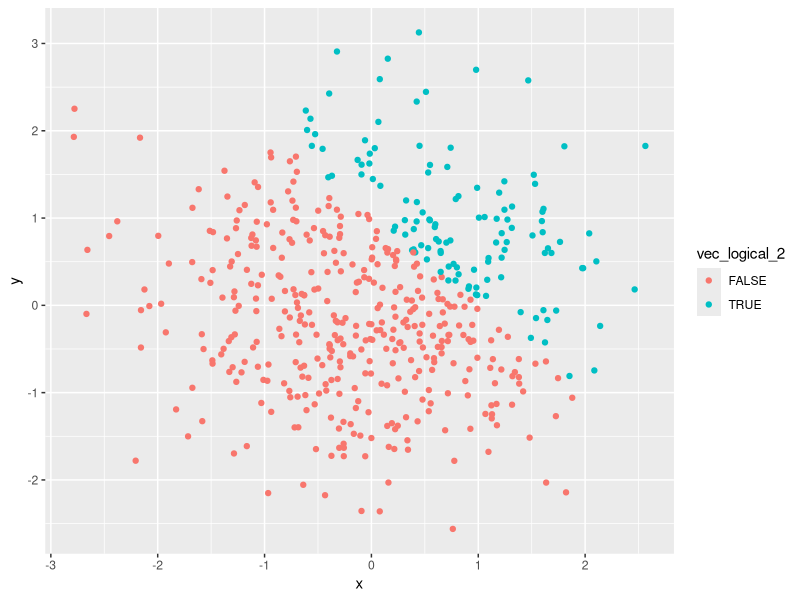
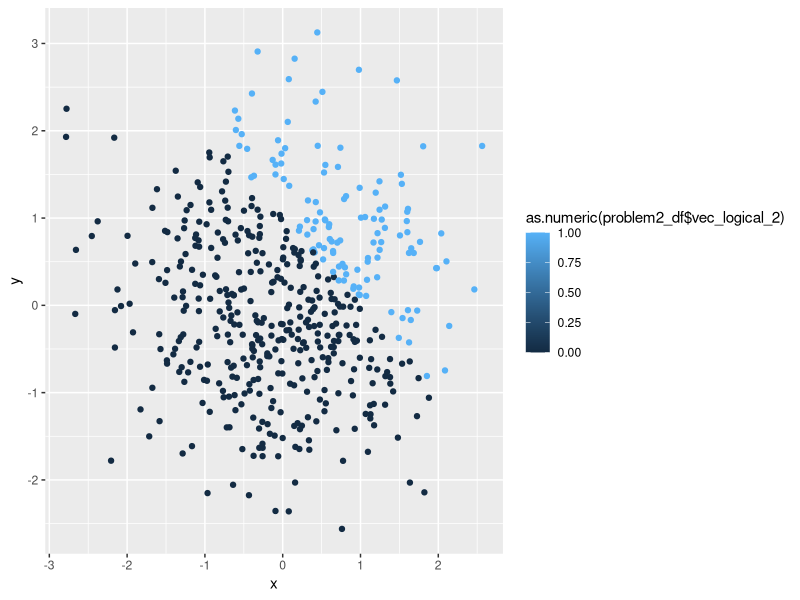
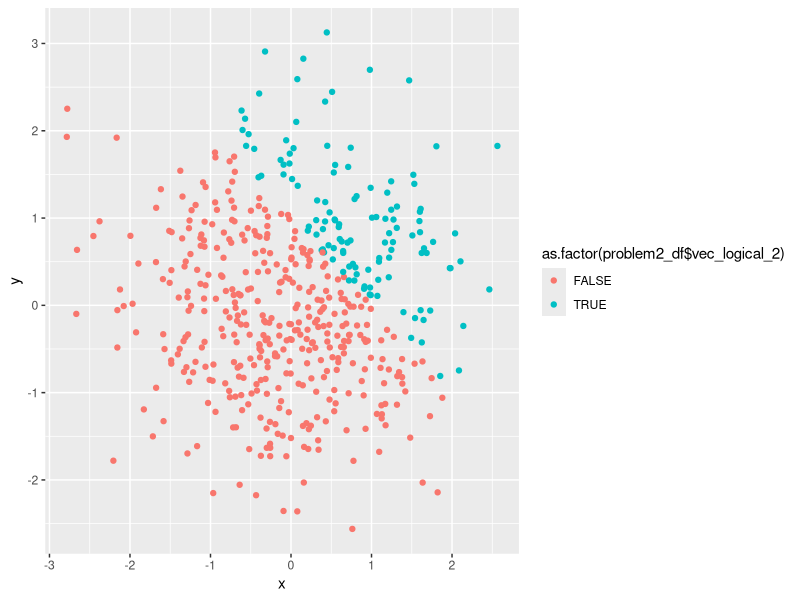

Write the R code that produced these figures, in order.
## ---- chunk 1
library(tidyverse)

problem1_df = tibble(
  norm_samp = rnorm(8),
  vec_logical = norm_samp > 0,
  vec_char = character(length=8),
  vec_factor = factor(c("1", "2", "3", "3", "2", "1", "1", "2")),
)

mean(problem1_df$norm_samp)
mean(problem1_df$vec_logical)
mean(problem1_df$vec_char)
mean(problem1_df$vec_factor)
## ---- chunk 2
eval = FALSE

as.numeric(problem1_df$vec_logical)*(problem1_df$norm_samp)

as.factor(problem1_df$vec_logical)*(problem1_df$norm_samp)

as.numeric(as.factor(problem1_df$vec_logical))*(problem1_df$norm_samp)

## ---- chunk 3

problem2_df = tibble(
  x = rnorm(500),
  y = rnorm(500),
  vec_logical_2 = x + y > 1,
  vector_sum = x + y,
  )

as.numeric(problem2_df$vec_logical_2)
as.factor(problem2_df$vec_logical_2)

## ---- chunk 4

ggplot(problem2_df, aes(x = x, y = y, color = vec_logical_2)) + geom_point()

ggsave

ggplot(problem2_df, aes(x = x, y = y, color = as.numeric(problem2_df$vec_logical_2))) + geom_point()

ggplot(problem2_df, aes(x = x, y = y, color = as.factor(problem2_df$vec_logical_2))) + geom_point()

